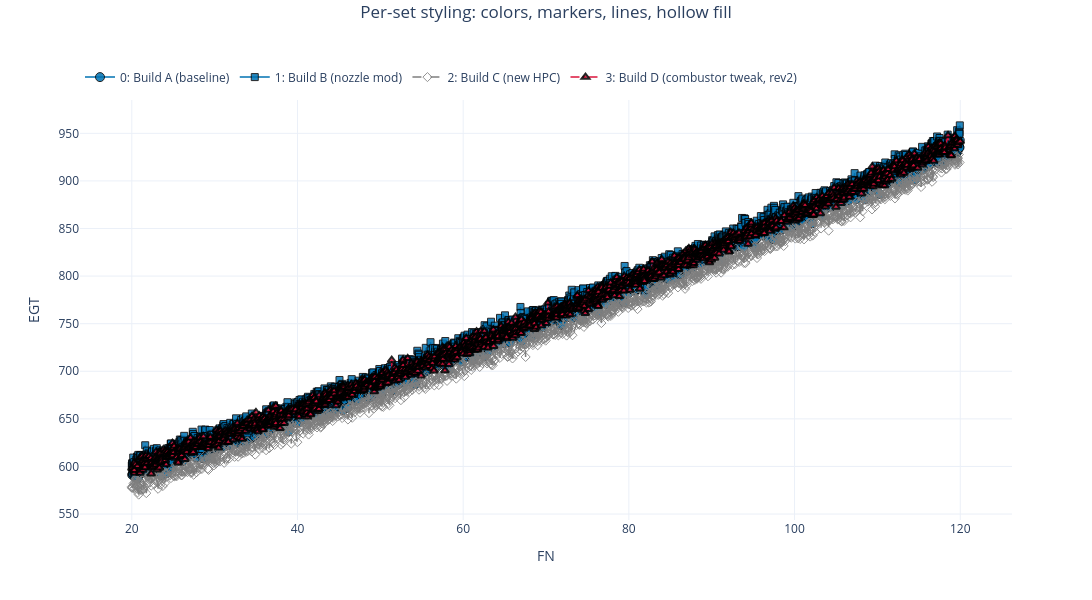

Notebook source saved alongside this figure:
### Markdown cell above
## 7. Formatting I — per-set styling

Everything a set draws with is a per-set attribute, settable through the notebook-level
helpers (which all take the usual selector: an index, a list, a `Dataset`, or `'all'`):

`color` (names / hex / palette-slot ints), `marker` (matplotlib or plotly names),
`markersize`, `linestyle`, `linewidth`, `edgewidth`, `fill` (hollow markers), `alpha`,
plus `set_title` and `set_color_palette`. The default assignment maps (`nb.color_map`,
`nb.marker_map`) are user-replaceable cyclic lists used at load/reset time.

### Code cell
nb.select([0, 1, 2, 3])

# Custom default maps: what new/reset sets receive, by index (indexing cycles).
nb.color_map  = ['#0072B2', '#E69F00', '#009E73', '#CC79A7']
nb.marker_map = ['o', 's', 'D', '^']
nb.reset_format(uset_slice=[0, 1, 2, 3], vars=False, lines=False,
                highlights=False, scale=False, fonts=False)
assert nb.sets[1].color == '#E69F00' and nb.sets[1].marker == 's'
assert nb.color_map[7] == nb.color_map[3]            # CyclicList wraps

# Targeted overrides on top of the map defaults:
nb.color(3, 'crimson')                # color name
nb.color(2, '#7f7f7f')                # hex
nb.color(1, 0)                        # int -> the color_map color of slot 0
nb.marker(3, 'triangle-up')           # plotly-native marker names pass through
nb.markersize('all', 7)
nb.linestyle([0, 1], '-')
nb.linestyle(2, '--')
nb.linestyle(3, 'dashdot')
nb.linewidth('all', 1.5)
nb.edgewidth(3, 2)
nb.fill(2, 'off')                     # hollow markers, outline takes the set color
nb.alpha('all', 0.85)
nb.set_title(3, 'Build D (combustor tweak, rev2)')

# Dataset-level dict round-trip:
fmt = nb.sets[0].get_format_dict()
assert fmt['marker'] == 'o' and fmt['linestyle'] == '-'
nb.sets[0].update_format_dict({'markersize': 9})
assert nb.sets[0].markersize == 9

fig = nb.plot(x='FN', y='EGT', ncols=1, nrows=1, figsize=(11, 6),
              suptitle='Per-set styling: colors, markers, lines, hollow fill')
assert fig.data[0].marker.size == 9
assert fig.data[2].marker.color == 'rgba(0,0,0,0)'   # set 2 is hollow
assert 'rev2' in fig.data[3].name
fig

### Figure 1 — Plotly figure (JSON) as saved in the notebook; plotly's stock layout.template omitted (floating-point values rounded to 4 significant figures; data arrays with more than 128 entries replaced by an {"elided": "..."} marker saying what was removed)
{"data": [{"customdata": {"elided": "1500x3 mixed values"}, "hovertemplate": "<b><u>Set: 0</u></b><br><b>Build A (baseline)</b><br>FN: %{x:.2f}<br>EGT: %{y:.2f}<br>EGT: %{customdata[0]:.5g}<br>SFC: %{customdata[1]:.5g}<br>PHASE: %{customdata[2]}<extra></extra>", "legendgroup": "group_0", "line": {"color": "#0072B2", "dash": "solid", "width": 1.5}, "marker": {"color": "#0072B2", "line": {"color": "black", "width": 1}, "opacity": 0.85, "size": 9, "symbol": "circle"}, "mode": "lines+markers", "name": "0: Build A (baseline)", "showlegend": true, "type": "scatter", "x": {"elided": "1500 float values"}, "xaxis": "x", "y": {"elided": "1500 float values"}, "yaxis": "y"}, {"customdata": {"elided": "1500x3 mixed values"}, "hovertemplate": "<b><u>Set: 1</u></b><br><b>Build B (nozzle mod)</b><br>FN: %{x:.2f}<br>EGT: %{y:.2f}<br>EGT: %{customdata[0]:.5g}<br>SFC: %{customdata[1]:.5g}<br>PHASE: %{customdata[2]}<extra></extra>", "legendgroup": "group_1", "line": {"color": "#0072B2", "dash": "solid", "width": 1.5}, "marker": {"color": "#0072B2", "line": {"color": "black", "width": 1}, "opacity": 0.85, "size": 7, "symbol": "square"}, "mode": "lines+markers", "name": "1: Build B (nozzle mod)", "showlegend": true, "type": "scatter", "x": {"elided": "1500 float values"}, "xaxis": "x", "y": {"elided": "1500 float values"}, "yaxis": "y"}, {"customdata": {"elided": "1500x3 mixed values"}, "hovertemplate": "<b><u>Set: 2</u></b><br><b>Build C (new HPC)</b><br>FN: %{x:.2f}<br>EGT: %{y:.2f}<br>EGT: %{customdata[0]:.5g}<br>SFC: %{customdata[1]:.5g}<br>PHASE: %{customdata[2]}<extra></extra>", "legendgroup": "group_2", "line": {"color": "#7f7f7f", "dash": "dash", "width": 1.5}, "marker": {"color": "rgba(0,0,0,0)", "line": {"color": "#7f7f7f", "width": 1}, "opacity": 0.85, "size": 7, "symbol": "diamond"}, "mode": "lines+markers", "name": "2: Build C (new HPC)", "showlegend": true, "type": "scatter", "x": {"elided": "1500 float values"}, "xaxis": "x", "y": {"elided": "1500 float values"}, "yaxis": "y"}, {"customdata": {"elided": "1500x3 mixed values"}, "hovertemplate": "<b><u>Set: 3</u></b><br><b>Build D (combustor tweak, rev2)</b><br>FN: %{x:.2f}<br>EGT: %{y:.2f}<br>EGT: %{customdata[0]:.5g}<br>SFC: %{customdata[1]:.5g}<br>PHASE: %{customdata[2]}<extra></extra>", "legendgroup": "group_3", "line": {"color": "crimson", "dash": "dashdot", "width": 1.5}, "marker": {"color": "crimson", "line": {"color": "black", "width": 2}, "opacity": 0.85, "size": 7, "symbol": "triangle-up"}, "mode": "lines+markers", "name": "3: Build D (combustor tweak, rev2)", "showlegend": true, "type": "scatter", "x": {"elided": "1500 float values"}, "xaxis": "x", "y": {"elided": "1500 float values"}, "yaxis": "y"}], "layout": {"height": 600, "legend": {"orientation": "h", "x": 0, "xanchor": "left", "y": 1.02, "yanchor": "bottom"}, "margin": {"r": 80, "t": 100}, "showlegend": true, "title": {"text": "Per-set styling: colors, markers, lines, hollow fill", "x": 0.5, "xanchor": "center", "y": 0.99, "yanchor": "top", "yref": "container"}, "width": 1100, "xaxis": {"anchor": "y", "domain": [0, 1], "title": {"standoff": 15, "text": "FN"}}, "yaxis": {"anchor": "x", "domain": [0, 1], "title": {"standoff": 15, "text": "EGT"}}}}
